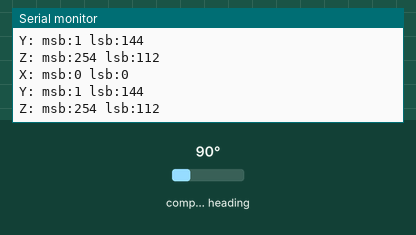
This sketch was run on a simulated Arduino Uno, built with avr-gcc and run on an emulated ATmega328P. Parts: the last lines printed to the serial monitor. Wiring (inferred from the names in the program): HMC5883L compass at I2C address 0x1E. Inputs (shaded band) come from the test bench; at power-on: compass heading 90°.

Above: at 1.3 s.
1.4 s: compass heading set to 7°
At 1.83 s:
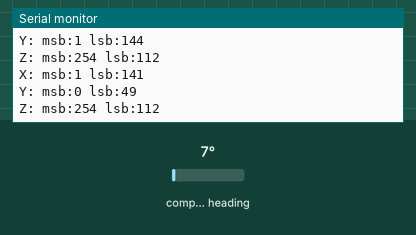
2.9 s: compass heading set to 180°
At 3.34 s:
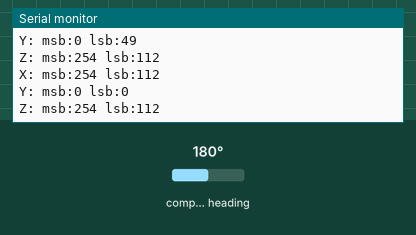
Timing chart, 0 to 5.9 s (numbered marks = the images above; inputs shaded):
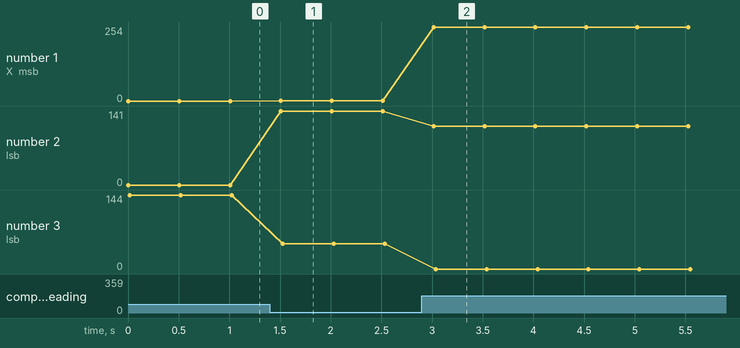

Measured:
- after the input at 1.4 s, the serial monitor: prints a new line after 0.11 s (image 1)
- after the input at 2.9 s, the serial monitor: prints a new line after 0.12 s (image 2)
- plotted number 2: 0 → 141 after the input at 1.4 s
- plotted number 3: 144 → 49 after the input at 1.4 s

The sketch:

compass.ino
```cpp
//example for controlling the Honeywell HMC5883L 3 axis digital compass
//created by: Dick van Kalsbeek, ROC Ter AA, Helmond, 27feb2016

//i2c library
#include <Wire.h>

byte directionValues[6];
int nr;

#define HMC588L_INIT

void setup()
{
  Wire.begin();
  Serial.begin(9600);

#ifdef HMC588L_INIT
  //initialize first three registers
  Wire.beginTransmission(0x1e);
  Wire.write(0x00);
  Wire.write(0x70);
  Wire.endTransmission();

  Wire.beginTransmission(0x1e);
  Wire.write(0x01);
  Wire.write(0xA0);
  Wire.endTransmission();

  Wire.beginTransmission(0x1e);
  Wire.write(0x02);
  Wire.write(0x00);
  Wire.endTransmission();
#endif

}

void loop()
{
  read_HMC5883L_XYZ_registers();
}

void read_HMC5883L_XYZ_registers()
{
  int X_assembled;
  int Y_assembled;
  int Z_assembled;

  //WARNING: the send address in Arduino lacks the read/write bit,
  //e.g.: 0x3C in normal operation, in Arduino is 0x1E
  //00111100 >> 0011110
  //the direction(read/write) is set by the wire command
  Wire.beginTransmission(0x1e);
  //set address pointer to first byte of the compass
  Wire.write(0x03);
  Wire.endTransmission();

  Wire.requestFrom(0x1e, 6);
  nr = 0;

  while (Wire.available())
  {
    directionValues[nr] = Wire.read();
    //directionValues[nr] = Wire.receive();
    nr++;
  }

//  X_assembled = directionValues[0] << 8;
//  X_assembled = X_assembled | directionValues[1];
//  Y_assembled = directionValues[4] << 8;
//  Y_assembled = Y_assembled | directionValues[5];
//  Z_assembled = directionValues[3] << 8;
//  Z_assembled = Z_assembled | directionValues[4];

  //Serial.println("X: " + (String)X_assembled);
  //Serial.println("Y: " + (String)Y_assembled);
  //Serial.println("Z: " + (String)Z_assembled);

Serial.println("X: msb:" + (String)directionValues[0] + " lsb:" + (String)directionValues[1]);
Serial.println("Y: msb:" + (String)directionValues[4] + " lsb:" + (String)directionValues[5]);
Serial.println("Z: msb:" + (String)directionValues[2] + " lsb:" + (String)directionValues[3]);
  Serial.println();

  delay(500);
}
```
